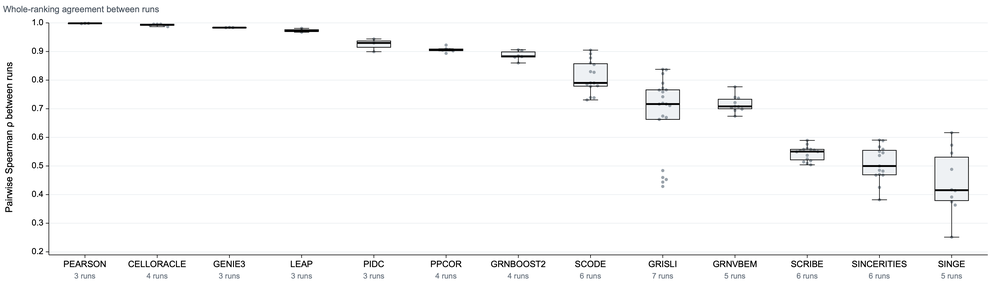
#> input picture figures/review_v2/site_exports/stability.png, 1000 x 290 px, shrunk from 5240 x 1520 before the run
$ python make_figures.py
#> lines starting #> are read from the running program, lines starting #| are printed output that depends on the picture
"""Create review figures for completed GRNScope project 3ac71f2c61bd.

Figures 2 and 3 incorporate unmodified exports from the running website.
Figure 4 contains explicitly simulated values for layout review only.
"""

from __future__ import annotations

import csv
import shutil
import sys
from pathlib import Path

import matplotlib as mpl
import matplotlib.pyplot as plt
import numpy as np
from matplotlib.patches import Rectangle

HERE = Path(__file__).resolve().parent
SOURCE = HERE / "site_exports"
QA = HERE / "qa"
QA.mkdir(parents=True, exist_ok=True)
SKILL_SCRIPTS = HERE.parents[2] / ".agents" / "skills" / "nature-figure" / "scripts"
sys.path.insert(0, str(SKILL_SCRIPTS))
from audit_panel_alignment import require_matplotlib_panel_alignment  # noqa: E402

INK = "#18344a"
BLUE = "#176f9a"
TEAL = "#138b84"
GRAY = "#627481"
PALE = "#edf5f7"
LINE = "#d8e4e9"
ORANGE = "#bb531d"

mpl.rcParams.update({
    "font.family": "sans-serif",
    "font.sans-serif": ["Arial", "Helvetica", "DejaVu Sans", "sans-serif"],
    "font.size": 7,
    "svg.fonttype": "none",
    "pdf.fonttype": 42,
    "axes.spines.top": False,
    "axes.spines.right": False,
    "axes.linewidth": 0.7,
    "savefig.facecolor": "white",
})


def save(fig, stem, *, alignment=False):
    fig.canvas.draw()
    if alignment:
        require_matplotlib_panel_alignment(
            fig,
            json_out=str(QA / f"{stem}.alignment.json"),
            overlay_svg=str(QA / f"{stem}.alignment.svg"),
            tolerance_pt=1.5,
            gutter_tolerance_pt=1.5,
            strict=True,
        )
    fig.savefig(HERE / f"{stem}.pdf", bbox_inches="tight")
    fig.savefig(HERE / f"{stem}.svg", bbox_inches="tight")
    fig.savefig(HERE / f"{stem}.png", dpi=300, bbox_inches="tight")
    fig.savefig(HERE / f"{stem}.tiff", dpi=600, bbox_inches="tight", pil_kwargs={"compression": "tiff_lzw"})
    plt.close(fig)


def figure_1():
    fig, ax = plt.subplots(figsize=(7.2, 5.15))
    fig.subplots_adjust(left=0.035, right=0.985, top=0.88, bottom=0.045)
    ax.set(xlim=(0, 1), ylim=(0, 1))
    ax.axis("off")
    fig.text(0.035, 0.965, "Fig. 1  |  From expression matrix to explorable GRN", fontsize=12, weight="bold", color=INK, va="top")
    fig.text(0.035, 0.914, "Completed case study · 2,000 cells · 19 genes · 13 inference methods", fontsize=7.5, color=GRAY, va="top")

    # Six dense rows replace the five mostly empty cards in the first draft.
    rows = [
        ("01", "INPUT", "Expression matrix\n2,000 cells × 19 genes", "Uploaded pseudotime\naligned by cell ID", "No reference GRN\nor benchmark labels"),
        ("02", "PREPROCESS", "Validate matrix\nand cell identities", "Detection filter ≥10%\n(200 of 2,000 cells)", "19/19 genes retained\nlog-normalized input"),
        ("03", "INFER", "13 methods selected\nand completed", "Full-data edge rankings\nfor each method", "Pseudotime supplied\nto trajectory methods"),
        ("04", "REPEAT", "Cell bootstrap\nwithin each method", "3–7 completed runs\nper algorithm", "Rank concordance\nand edge recovery"),
        ("05", "INTEGRATE", "Compare ranked\nnetwork evidence", "Cross-method support\nand direction evidence", "Activation or repression\nand confidence"),
        ("06", "INTERPRET", "Network view\ninteractions and regulators", "Comparison view\nstability and overlap", "Trajectory, perturbation\nand chart exports"),
    ]
    y_top, row_h, gap = 0.99, 0.139, 0.012
    xs = [0.105, 0.30, 0.535, 0.765]
    for i, (num, stage, a, b, c) in enumerate(rows):
        y = y_top - (i + 1) * row_h - i * gap
        fill = "#e9f4f3" if i in (3, 4) else PALE
        ax.add_patch(Rectangle((0.008, y), 0.984, row_h, facecolor=fill, edgecolor=LINE, linewidth=0.7))
        ax.add_patch(Rectangle((0.008, y), 0.008, row_h, facecolor=TEAL if i in (3, 4) else BLUE, edgecolor="none"))
        ax.text(0.054, y + row_h / 2, num, ha="center", va="center", color=TEAL if i in (3, 4) else BLUE, weight="bold", fontsize=11)
        ax.text(xs[0], y + row_h / 2, stage, va="center", color=INK, weight="bold", fontsize=7.7)
        for x, detail in zip(xs[1:], (a, b, c)):
            ax.text(x, y + row_h / 2, detail, va="center", color=INK if x == xs[1] else GRAY, fontsize=6.8, linespacing=1.4)
    ax.text(0.011, 0.015, "Project 3ac71f2c61bd · no uploaded ground-truth network · benchmark view unavailable", fontsize=6.2, color=GRAY, va="bottom")
    save(fig, "figure_1_detailed_workflow")
#> in save, `fig.savefig(HERE / f"{stem}.pdf", bbox_inches="tight")`:
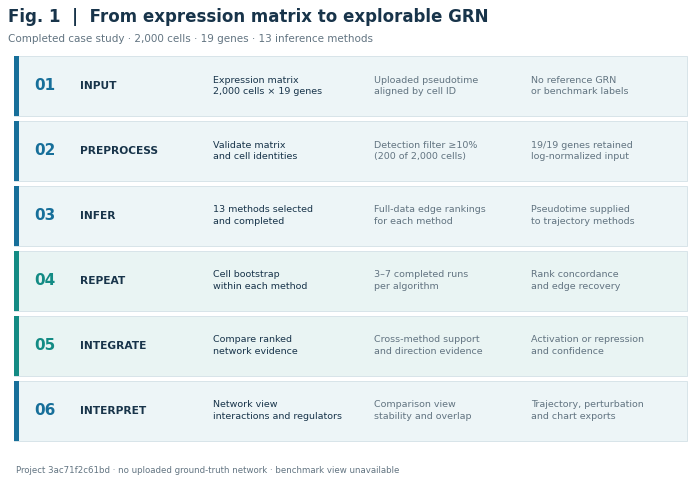
#> figure drawn by matplotlib, 1 panel


def figure_2():
    for suffix in ("png", "svg"):
        shutil.copyfile(SOURCE / f"network.{suffix}", HERE / f"figure_2_website_network.{suffix}")


def figure_3():
    stability = plt.imread(SOURCE / "stability.png")
#> stability is the input picture: shape (290, 1000, 4) float32; mean R, G, B, A 0.979, 0.98, 0.98, 1
    agreement = plt.imread(SOURCE / "agreement.png")
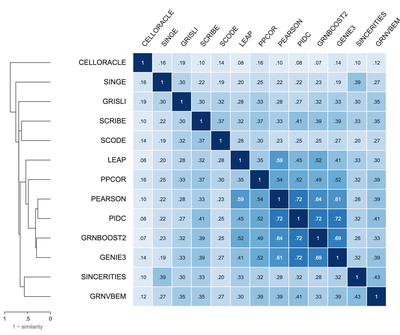
#> input picture figures/review_v2/site_exports/agreement.png, 400 x 335 px, shrunk from 2094 x 1753 before the run
#> agreement is the input picture: shape (335, 400, 4) float32; mean R, G, B, A 0.804, 0.866, 0.918, 1
    fig = plt.figure(figsize=(9, 8.5))
    fig.text(0.04, 0.975, "Fig. 3  |  Stability within methods and agreement between methods", color=INK, fontsize=13, weight="bold", va="top")
    fig.text(0.04, 0.936, "Both panels are chart exports from the GRNScope Comparison view; top-50 edges for panel b.", color=GRAY, fontsize=7.7, va="top")
    # Source website images are shown without data alteration, recoloring, or replotting.
    top = fig.add_axes([0.035, 0.665, 0.93, 0.238])
    top.imshow(stability)
    top.axis("off")
    fig.text(0.04, 0.916, "a  Repeat-run rank stability", color=INK, fontsize=9, weight="bold", va="top")
    lower = fig.add_axes([0.185, 0.035, 0.63, 0.56])
    lower.imshow(agreement)
    lower.axis("off")
    fig.text(0.04, 0.642, "b  Top-50 edge overlap between methods", color=INK, fontsize=9, weight="bold", va="top")
    save(fig, "figure_3_website_comparison")
#> call 2 of save, with stem = 'figure_3_website_comparison', alignment = False
#> in save (call 2), `fig.savefig(HERE / f"{stem}.pdf", bbox_inches="tight")`:
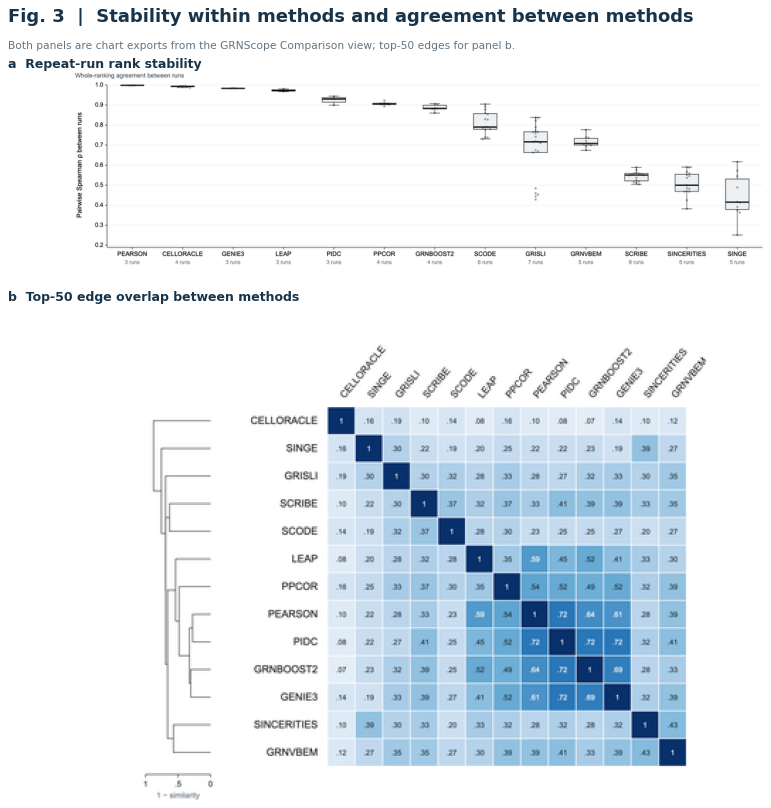
#> figure drawn by matplotlib, 2 panels


def figure_4():
    # SIMULATED MOCK DATA: values below are invented solely to preview layout.
    methods = ["PEARSON", "CELLORACLE", "GENIE3", "LEAP", "PIDC", "PPCOR", "GRNBOOST2", "SCODE", "GRISLI", "GRNVBEM", "SCRIBE", "SINCERITIES", "SINGE"]
    rho = [0.98, 0.95, 0.94, 0.91, 0.88, 0.90, 0.93, 0.84, 0.86, 0.89, 0.82, 0.85, 0.80]
    jaccard = [0.97, 0.91, 0.89, 0.87, 0.83, 0.86, 0.88, 0.78, 0.81, 0.84, 0.74, 0.79, 0.71]
    runtime = [0.91, 1.12, 0.94, 1.05, 0.89, 1.08, 0.96, 1.17, 0.93, 1.13, 0.86, 1.04, 1.21]
    with (HERE / "figure_4_SIMULATED_source_data.csv").open("w", newline="") as handle:
        writer = csv.writer(handle)
        writer.writerow(["method", "simulated_rank_spearman_rho", "simulated_top50_jaccard", "simulated_grnscope_to_beeline_runtime_ratio"])
        writer.writerows(zip(methods, rho, jaccard, runtime))

    fig, axs = plt.subplots(1, 3, figsize=(8.9, 5.4), sharey=True, gridspec_kw={"width_ratios": [1, 1, 1]})
    fig.subplots_adjust(left=0.16, right=0.97, top=0.745, bottom=0.12, wspace=0.14)
    fig.text(0.025, 0.965, "Fig. 4  |  GRNScope–Beeline comparison concept", fontsize=12, color=INK, weight="bold", va="top")
    fig.add_artist(Rectangle((0.025, 0.845), 0.945, 0.067, transform=fig.transFigure, facecolor="#fff0e8", edgecolor="#e8b79e", linewidth=0.8))
    fig.text(0.497, 0.878, "SIMULATED MOCK DATA  ·  NOT MEASURED RESULTS", ha="center", va="center", color=ORANGE, weight="bold", fontsize=10)
    fig.text(0.025, 0.81, "Invented values show the intended comparison layout only. Replace after a real Beeline run.", color=ORANGE, fontsize=7.5)
    y = np.arange(len(methods))
    specs = [
        (rho, "Rank correlation", "Spearman ρ", (0.68, 1.01), None),
        (jaccard, "Shared top-50 edges", "Jaccard", (0.58, 1.01), None),
        (runtime, "Runtime ratio", "GRNScope / Beeline", (0.7, 1.3), 1.0),
    ]
    for i, (ax, (values, title, xlabel, limits, reference)) in enumerate(zip(axs, specs)):
        ax.scatter(values, y, s=35, facecolor=TEAL if i != 2 else BLUE, edgecolor=INK, linewidth=0.8, zorder=3)
        ax.set_xlim(*limits)
        ax.set_ylim(12.6, -0.6)
        ax.set_title(title, fontsize=8.6, color=INK, weight="bold", pad=8)
        ax.set_xlabel(xlabel, fontsize=7.5, color=INK)
        ax.set_yticks(y)
        if i == 0:
            ax.set_yticklabels(methods, fontsize=6.7, color=INK)
        else:
            ax.tick_params(axis="y", labelleft=False, length=0)
        ax.tick_params(axis="x", labelsize=6.5)
        ax.grid(axis="x", color=LINE, linewidth=0.6, zorder=0)
        if reference is not None:
            ax.axvline(reference, color=ORANGE, linestyle="--", linewidth=0.9)
        for spine in ("left", "bottom"):
            ax.spines[spine].set_color(LINE)
    fig.text(0.025, 0.035, "Every plotted number is synthetic. No Beeline comparison has been run for this project.", color=ORANGE, fontsize=7.5, weight="bold")
    require_matplotlib_panel_alignment(
        fig,
        json_out=str(QA / "figure_4_SIMULATED_comparison.alignment.json"),
        overlay_svg=str(QA / "figure_4_SIMULATED_comparison.alignment.svg"),
        tolerance_pt=1.5,
        gutter_tolerance_pt=1.5,
        strict=True,
    )
#> (this line was passed over: audit_panel_alignment is not available in this run)
    save(fig, "figure_4_SIMULATED_comparison")
#> call 3 of save, with stem = 'figure_4_SIMULATED_comparison', alignment = False
#> in save (call 3), `fig.savefig(HERE / f"{stem}.pdf", bbox_inches="tight")`:
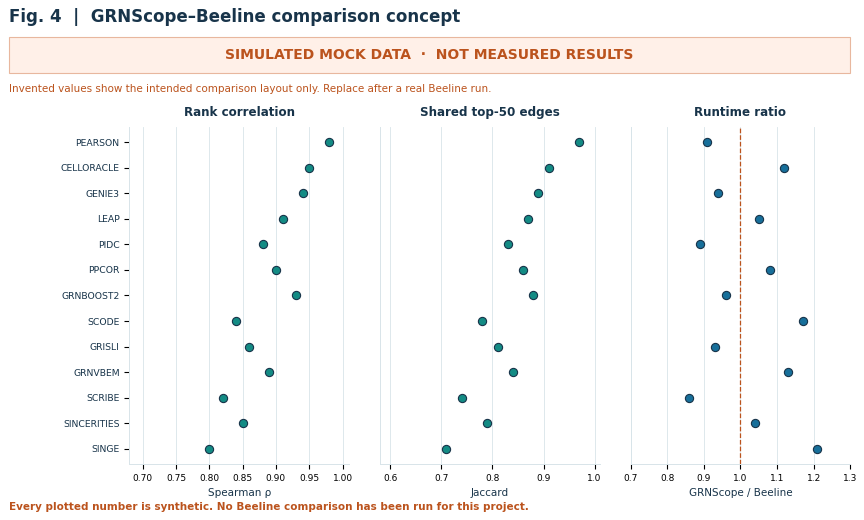
#> figure drawn by matplotlib, 3 panels


if __name__ == "__main__":
    figure_1()
    figure_2()
    figure_3()
    figure_4()
